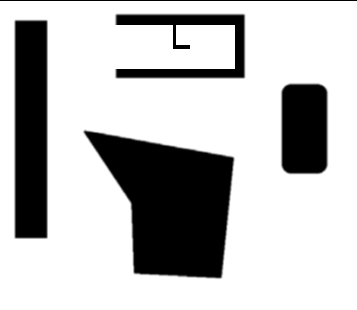
#> input picture RobotsInContext/PE4/map_spiral.png, 357 x 310 px
$ python pe4_brushfire_gvd.py
#> lines starting #> are read from the running program, lines starting #| are printed output that depends on the picture; after the words box and inside, x2 and y2 are one past the last pixel; in counts of white or black regions, pixels touching at a corner belong together
"""
Det bare lækker kode - Bill Gates formentlig
"""
import cv2
# if you have trouble with importing cv2, you might have an outdated version of numpy that does not agree with cv2. try running "pip install --upgrade numpy" in a terminal and then run again.
import numpy as np

def read_map(file):
    # Read the color map image
#> called with file = 'map_spiral.png'
    map_image = cv2.imread(file)
#> map_image is the input picture: shape (310, 357, 3); min 0, max 255, mean 189.9

    # View map - comment out if viewing is not necessary
    cv2.imshow("Map", map_image)
    cv2.waitKey(0)
    cv2.destroyAllWindows()
    return map_image


# [15 lines left out: function make_map, not called in this run]


def is_pixel_an_obstacle(map, x, y):
    # Get the pixel color at coordinates (x, y)
    pixel_color = map[y, x]
    # returns true if the pixel is black or close to black
    return np.all(pixel_color < 20)


# [13 lines left out: functions mark_pixel, place_obstacle_pixel, not called in this run]

# ----------------- Tilføjer obstacles langs kanten af mappet. Nødvendigt for GVD virker ------------------------------
def add_edges(map, maxx, maxy):
#> called with maxx = 357, maxy = 310
    for i in range(maxx-1): # bredden
        map[0][i] = (0,0,0) #ØVERST ?
        map[maxy-1][i] = (0,0,0)

    for j in range(maxy-1): # Højden
        map[j][0] = (0,0,0) # Venstre ?
        map[j][maxx-1] = (0,0,0) #Højre ?
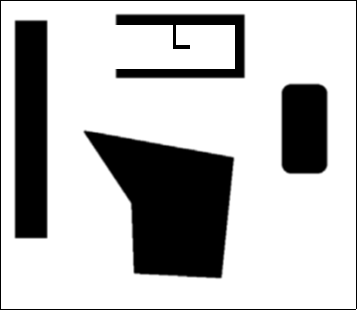
#> map: shape (310, 357, 3); min 0, max 255, mean 187.7

    map[0][0] = (255,255,255)       # Fjern hjørner for simplere GVD.. ikke fortæl nogen
#> map: shape (310, 357, 3); under 0.01% of pixels changed, all inside (x1, y1, x2, y2) = (0, 0, 1, 1)
    map[0][maxx-1] = (255,255,255)
#> map: shape (310, 357, 3); min 0, max 255, mean 187.7
    map[maxy-1][0] = (255,255,255)
#> map: shape (310, 357, 3); min 0, max 255, mean 187.7
    map[maxy-1][maxx-1] = (255,255,255)
#> map: shape (310, 357, 3); min 0, max 255, mean 187.7

# ----------------- Brushfire metoden - Gemmer afstand til nærmeste obstacle i "matrix" vha. kø-system ----------------
def brushfire(map, maxx, maxy):

#> called with maxx = 357, maxy = 310
    queue = []

    matrix = [[0 for _ in range(maxx)] for _ in range(maxy)]
    region_matrix = [[0 for _ in range(maxx)] for _ in range(maxy)]

    obstacle_index = 1
    directions = [(0,1),(0,-1),(1,0),(-1,0)] # op, ned, højre, venstre.... tror jeg... forkert, din spade

    for x in range(maxx): #bredden (x)
        for y in range(maxy): #højden ( y)
            if is_pixel_an_obstacle(map, x, y):
                matrix[y][x] = 1  # Marker som obstacle

                obstacle_neighbor = False

                for neighborx, neighbory in directions:
                    neighx, neighy = x + neighborx, y + neighbory

                    if 0 <= neighx < maxx and 0 <= neighy < maxy:
                        if matrix[neighy][neighx] > 0:
                            obstacle_neighbor = True
                            region_matrix[y][x] = region_matrix[neighy][neighx]  # samme obstacle
                            break

                if not obstacle_neighbor:
                    region_matrix[y][x] = obstacle_index
                    obstacle_index += 1

                queue.append((y,x))
#> this loop made 357 passes

    while queue:
        current_pixel = queue.pop(0)
        current_y, current_x = current_pixel
        for stepx,stepy in directions: # nei = neighbor x/y
            neix = current_x + stepx
            neiy = current_y + stepy

            if 0 <= neix < maxx and 0 <= neiy < maxy:

                if matrix[neiy][neix] == 0:
                    matrix[neiy][neix] = matrix[current_y][current_x] + 1
                    region_matrix[neiy][neix] = region_matrix[current_y][current_x]
                    queue.append((neiy,neix))

    return matrix, region_matrix


# ----------------- Find sammenhængende obstacles og kald metoden til sammekobling ------------------------------------
def unify_regions(matrix, region_matrix, maxx, maxy):
    directions = [(0, 1), (0, -1), (1, 0), (-1, 0)]  # Op, ned, højre, venstre

    for x in range(maxx):
        for y in range(maxy):
            if matrix[y][x] == 1:  # Dette er en obstacle pixel
                current_region = region_matrix[y][x]

                # Tjek naboer
                for neighbory, neighborx in directions:
                    neighy, neighx = y + neighbory, x + neighborx

                    if 0 <= neighy < maxy and 0 <= neighx < maxx:
                        if matrix[neighy][neighx] == 1:  # Hvis naboen også er en obstacle
                            neighbor_region = region_matrix[neighy][neighx]

                            # Hvis naboen har en anden region, foren regionerne
                            if current_region != neighbor_region:
                                # Funktion som går igennem matricen og ændrer region_matrix, så det matcher
                                merge_regions(region_matrix, current_region, neighbor_region, maxx, maxy)

# # ----------------- Koble sammenhængende obstacles til samme region ---------------------------------------------------
def merge_regions(region_matrix, region1, region2, maxx, maxy):
    # Gennemløb hele matrixen og ændr alle pixels med region2 til region1
    for x in range(maxx):
        for y in range(maxy):
            if region_matrix[y][x] == region2:
                region_matrix[y][x] = region1


# ----------------- Visualiser brushfire matricen. Jo længere fra en obstacle jo mere rød :))  ------------------------
def visualize_matrix(matrix, maxx, maxy):
#> called with maxx = 357, maxy = 310
    color_map = np.zeros((maxy, maxx, 3), dtype=np.uint8)

    for x in range(maxx):
        for y in range(maxy):
            if matrix[y][x] == 1: # Obstacles skal være sort
                color_map[y, x] = (0, 0, 0)
            else:
                distance = min(matrix[y][x]*1.5, 200)
                color_map[y, x] = (200 - distance, 200 - distance, 255)  # Hvid til rød efter afstand til obstacle
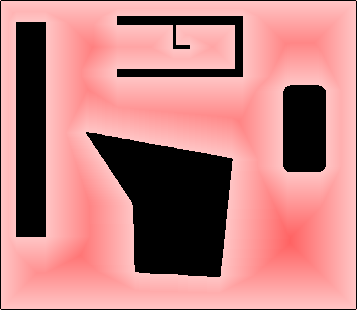
#> color_map: shape (310, 357, 3); mean of channels 0, 1, 2 129.3, 129.3, 191.9; drawn as B, G, R

    return color_map

# ----------------- Visualisere alle regionerne med farver samt grænselinjer (GVD roadmap) ----------------------------
def visualize_region_matrix(matrix, region_matrix, maxx, maxy):
#> called with maxx = 357, maxy = 310
    color_map = np.zeros((maxy, maxx, 3), dtype=np.uint8)
    voronoi_lines = np.zeros((maxy, maxx), dtype=np.uint8)

    farver = [          # Pastel farver
    (150, 200, 150),
    (150, 180, 255),
    (255, 255, 150),
    (255, 150, 255),
    (150, 255, 255),
    (255, 180, 200),
    (180, 150, 255),
    (180, 220, 255),
    (255, 200, 150),
    (200, 255, 180),
    (255, 160, 160),
    (180, 255, 200),
    (220, 190, 255),
    (255, 210, 180)
]
    # Obstacles sort og farvelæg alle regionerne
    for x in range(maxx):
        for y in range(maxy):
            if matrix[y][x] == 1: # Obstacles skal være sort
                color_map[y, x] = (0, 0, 0)
            else:
                color_map[y, x] = farver[region_matrix[y][x] % len(farver)]
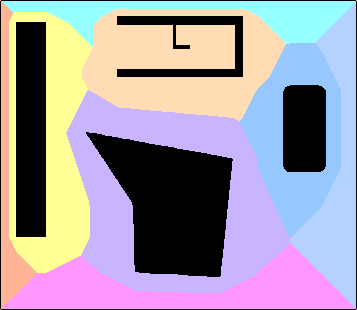
#> color_map: shape (310, 357, 3); mean of channels 0, 1, 2 167.6, 154, 162.3; drawn as B, G, R

    directions = [(0,1),(0,-1),(1,0),(-1,0)] # op, ned, højre, venstre.... tror jeg... Det faktisk højre, venstre, ned, op

    # Tegn stregerne op på grænserne mellem regioner samt gem deres koordinater i voronoi_lines
    for x in range(maxx):
        for y in range(maxy):
            for stepx,stepy in directions:
                neiy, neix = y+stepy, x+stepx
                if 0 <= neiy < maxy and 0 <= neix < maxx and region_matrix[y][x] != region_matrix[neiy][neix]:
                    color_map[y][x] = (60,60,60)
                    voronoi_lines[y][x] = 1
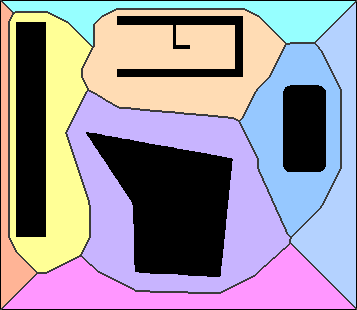
#> color_map: shape (310, 357, 3); 3.15% of pixels changed, all inside (x1, y1, x2, y2) = (0, 0, 357, 310); drawn as B, G, R
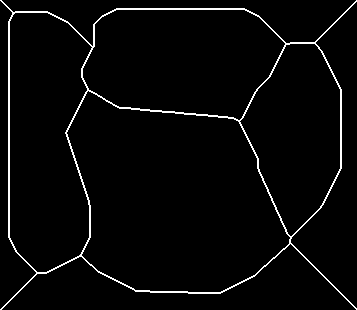
#> voronoi_lines: shape (310, 357); values 0 (black) and 1 (white), 3.1% white in thin lines or dots

    return color_map, voronoi_lines

# ----------------- Finder den korteste direkte linje fra start/slut punkter til roadmappet ---------------------------
def find_near_vor(voronoi_lines, starty, startx, goaly, goalx, maxx, maxy, map):
#> called with starty = 30, startx = 220, goaly = 505, goalx = 330, maxx = 357, maxy = 310
    vor_x_s = 0
    vor_y_s = 0
    lowest_dist_s = maxx*maxy
    vor_x_e = 0
    vor_y_e = 0
    lowest_dist_e = maxx*maxy

    for x in range(maxx):
        for y in range(maxy):
            if int(voronoi_lines[y, x]) == 1:
                dist = np.sqrt((y-starty) ** 2 + (x-startx) ** 2)
                dist_e = np.sqrt((y-goaly) ** 2 + (x-goalx) ** 2)
                if dist < lowest_dist_s:
                    vor_y_s = y
                    vor_x_s = x
                    lowest_dist_s = dist
                if dist_e < lowest_dist_e:
                    vor_y_e = y
                    vor_x_e = x
                    lowest_dist_e = dist_e

    return vor_y_s, vor_x_s, vor_y_e, vor_x_e


# [78 lines left out: function connect_concave_corners, not called in this run]


# ----------------- Finder den korteste rute langs roadmappet og kalder visualisering af den --------------------------
def path_planner(voronoi_lines, starty, startx, goaly, goalx, maxx, maxy, map):
    path_start_y, path_start_x, path_goal_y, path_goal_x = find_near_vor(voronoi_lines, starty, startx, goaly, goalx, maxx, maxy, map)
    queue = []
    cell_visited = [[None for _ in range(maxx)] for _ in range(maxy)]
    directions = [(0, 1), (0, -1), (1, 0), (-1, 0), (1, 1), (-1, -1), (1, -1), (-1, 1)]  # Op, ned, højre, venstre


    queue.append((path_start_y, path_start_x))
    cell_visited[path_start_y][path_start_x] = (path_start_y, path_start_x) # Start forældre

    while queue:
        current_y, current_x = queue.pop(0)

        if (current_y, current_x) == (path_goal_y, path_goal_x):
            cv2.line(map, (startx,starty),(path_start_x,path_start_y),(0,0,255))
            cv2.line(map, (goalx,goaly),(path_goal_x,path_goal_y),(0,0,255))

            map_out = visualize_path(cell_visited, path_start_y, path_start_x, path_goal_y, path_goal_x, map)
            return map_out

        for stepy,stepx in directions: # nei = neighbor x/y
            neiy = current_y + stepy
            neix = current_x + stepx

            if 0 <= neiy < maxy and 0 <= neix < maxx:
                if voronoi_lines[neiy, neix] == 1 and cell_visited[neiy][neix] is None:
                    queue.append((neiy,neix))
                    cell_visited[neiy][neix] = (current_y, current_x)
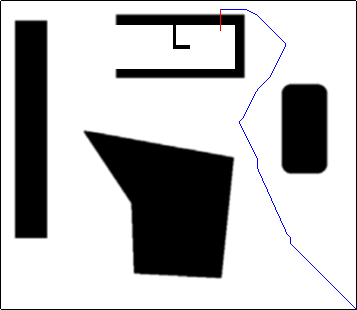
#> map: shape (310, 357, 3); mean B, G, R 187.7, 186.9, 186.9

    print("no path")

    map_out = visualize_path(cell_visited, path_start_y, path_start_x, path_goal_y, path_goal_x, map)
    return map_out

# ----------------- Tegner faktisk ruten op langs voronoi linjerne ----------------------------------------------------
def visualize_path(cell_visited, starty, startx, goaly, goalx, map):
    current = (goaly, goalx)

    if cell_visited[goaly][goalx] is None:
        print("no path found.")
        return map

    while current != (starty, startx):
        map[current[0]][current[1]] = (255,0,0)
        current = cell_visited[current[0]][current[1]]

    return map

# ----------------- Indlæs / generer map ------------------------------------------------------------------------------
# map_file = 'prg_ex2_map.png'
# map_file = 'map_hestesko.png'
map_file = 'map_spiral.png'
# map_file = 'map_stop_nu_ven.png'


map_image = read_map(map_file)
# map_image = make_map(600, 500)
height, width, _ = map_image.shape

# ----------------- Udfør brushfire algoritemen og vis den i nyt vindue -----------------------------------------------
add_edges(map_image, width, height)

brushfire_matrix, region_matrix = brushfire(map_image, width, height)

brushfire_map = visualize_matrix(brushfire_matrix, width, height)
cv2.imshow('Brushfire Map', brushfire_map)
cv2.moveWindow('Brushfire Map', 100, 0)
cv2.waitKey(0)

# ----------------- Generer GVD udfra regioner og vis i nyt vindue ----------------------------------------------------
unify_regions(brushfire_matrix, region_matrix, width, height)
region_map, voronoi_lines = visualize_region_matrix(brushfire_matrix, region_matrix, width, height)

# connect_concave_corners(region_map, voronoi_lines, width, height)

cv2.imshow('Region Map', region_map)
cv2.moveWindow('Region Map', 125+width, 0)
cv2.waitKey(0)

# ----------------- Find korteste rute og vis den i nyt vindue ------------------------------
start = (30, 220) # y, x
goal = (505, 330)
path_map = path_planner(voronoi_lines, start[0], start[1], goal[0], goal[1], width, height, map_image)
cv2.imshow('Route Map', path_map)
cv2.moveWindow('Route Map', 150+2*width, 0)


cv2.waitKey(0) # wait key is necessary, otherwise the window closes immediately
cv2.destroyAllWindows()

$ run again, with RobotsInContext/PE4/map_stop_nu_ven.png copied over RobotsInContext/PE4/map_spiral.png
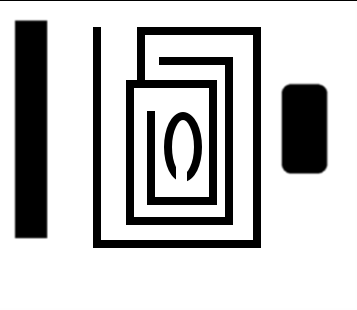
#> input picture RobotsInContext/PE4/map_stop_nu_ven.png, 357 x 310 px
#> in read_map, map_image is the input picture: shape (310, 357, 3); min 0, max 255, mean 197.4
#> the loop in brushfire, `for x in range(maxx):` made 357 passes
#> after the loop in visualize_region_matrix, `for x in range(maxx):`:
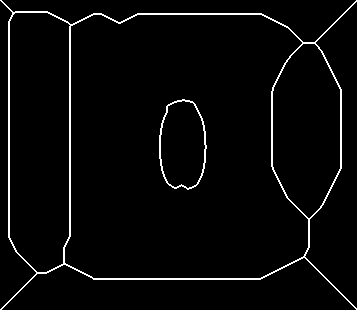
#> voronoi_lines: shape (310, 357); values 0 (black) and 1 (white), 3.3% white in thin lines or dots
#> after the loop in path_planner, `while queue:`:
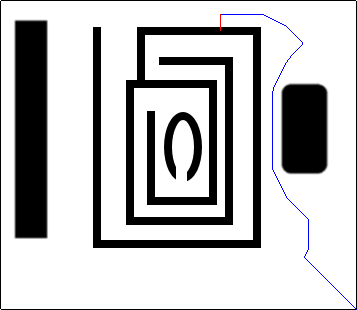
#> map: shape (310, 357, 3); mean B, G, R 195.1, 194.3, 194.4
